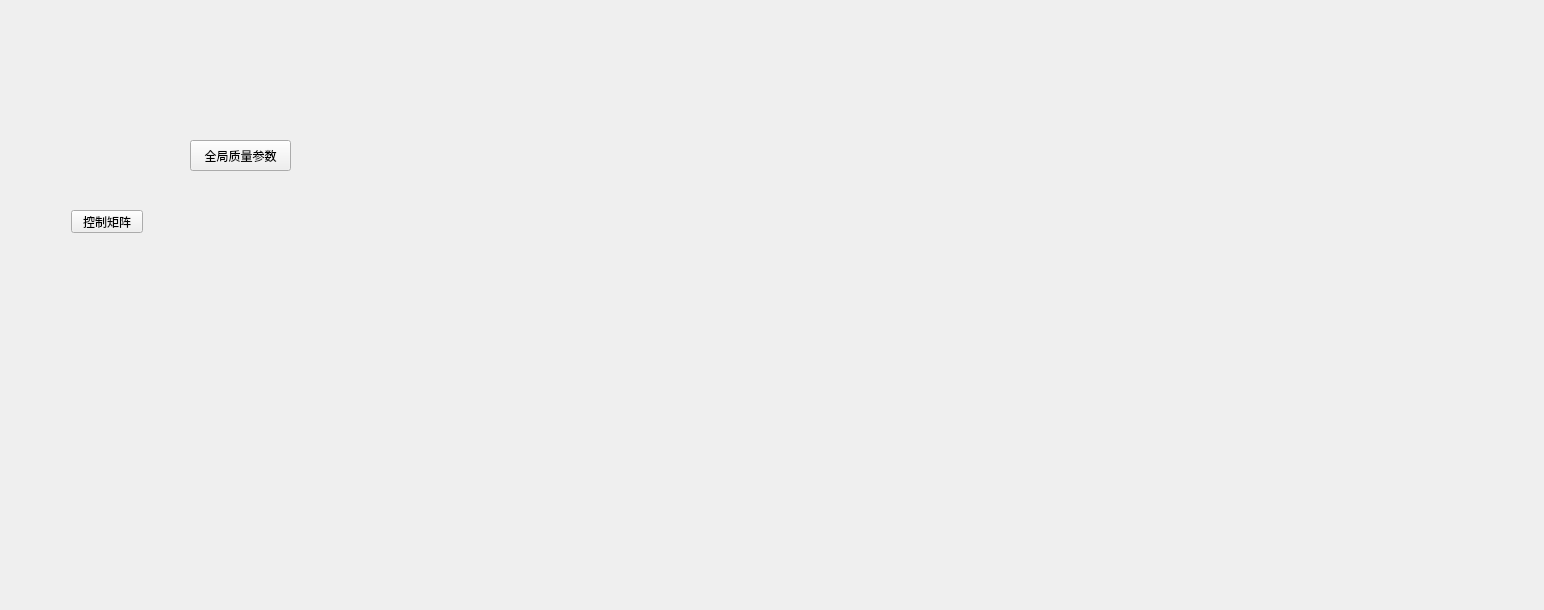
<?xml version="1.0" encoding="UTF-8"?>
<ui version="4.0">
 <class>Step2</class>
 <widget class="QWidget" name="Step2">
  <property name="geometry">
   <rect>
    <x>0</x>
    <y>0</y>
    <width>1544</width>
    <height>610</height>
   </rect>
  </property>
  <property name="windowTitle">
   <string>Form</string>
  </property>
  <widget class="QStackedWidget" name="stackedWidget">
   <property name="geometry">
    <rect>
     <x>510</x>
     <y>10</y>
     <width>751</width>
     <height>451</height>
    </rect>
   </property>
   <property name="currentIndex">
    <number>0</number>
   </property>
   <widget class="QWidget" name="page"/>
   <widget class="QWidget" name="page_2"/>
  </widget>
  <widget class="QWidget" name="widget" native="true">
   <property name="geometry">
    <rect>
     <x>10</x>
     <y>20</y>
     <width>481</width>
     <height>451</height>
    </rect>
   </property>
   <widget class="QPushButton" name="pushButton">
    <property name="geometry">
     <rect>
      <x>61</x>
      <y>190</y>
      <width>72</width>
      <height>23</height>
     </rect>
    </property>
    <property name="font">
     <font>
      <stylestrategy>PreferDefault</stylestrategy>
     </font>
    </property>
    <property name="text">
     <string>控制矩阵</string>
    </property>
   </widget>
   <widget class="QPushButton" name="pushButton_2">
    <property name="geometry">
     <rect>
      <x>180</x>
      <y>120</y>
      <width>101</width>
      <height>31</height>
     </rect>
    </property>
    <property name="font">
     <font>
      <stylestrategy>PreferAntialias</stylestrategy>
     </font>
    </property>
    <property name="text">
     <string>全局质量参数</string>
    </property>
   </widget>
  </widget>
 </widget>
 <resources/>
 <connections/>
</ui>
